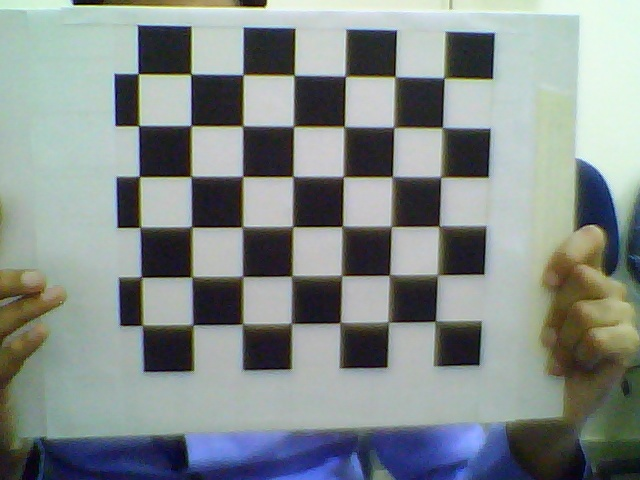
#> input picture RIGHT/right_image_01.jpg, 640 x 480 px, given as the content of the folder RIGHT/right_image_01.jpgRIGHT, which was not available
$ python stereo_calibration.py RIGHT/right_image_01.jpg
#> lines starting #> are read from the running program, lines starting #| are printed output that depends on the picture; long printed decimals are rounded; pictures that were not available may be replaced by others from this repository, and a replacement may not be noted
import numpy as np
import cv2
import glob
import argparse


class StereoCalibration(object):
    def __init__(self, filepath):
        # termination criteria
        self.criteria = (cv2.TERM_CRITERIA_EPS +
                         cv2.TERM_CRITERIA_MAX_ITER, 30, 0.001)
        self.criteria_cal = (cv2.TERM_CRITERIA_EPS +
                             cv2.TERM_CRITERIA_MAX_ITER, 100, 1e-5)

        # prepare object points, like (0,0,0), (1,0,0), (2,0,0) ....,(6,5,0)
        self.objp = np.zeros((7*6, 3), np.float32)
        self.objp[:, :2] = np.mgrid[0:7, 0:6].T.reshape(-1, 2)

        # Arrays to store object points and image points from all the images.
        self.objpoints = []  # 3d point in real world space
        self.imgpoints_l = []  # 2d points in image plane.
        self.imgpoints_r = []  # 2d points in image plane.

        self.cal_path = filepath
        self.read_images(self.cal_path)

    def read_images(self, cal_path):
#> called with cal_path = 'RIGHT/right_image_01.jpg'
        images_right = glob.glob(cal_path + 'RIGHT/*.JPG')
        images_left = glob.glob(cal_path + 'LEFT/*.JPG')
        images_left.sort()
        images_right.sort()

        for i, fname in enumerate(images_right):
            img_l = cv2.imread(images_left[i])
#> img_l is the input picture: shape (480, 640, 3); mean B, G, R 138.8, 140.3, 132.1
            img_r = cv2.imread(images_right[i])

            gray_l = cv2.cvtColor(img_l, cv2.COLOR_BGR2GRAY)
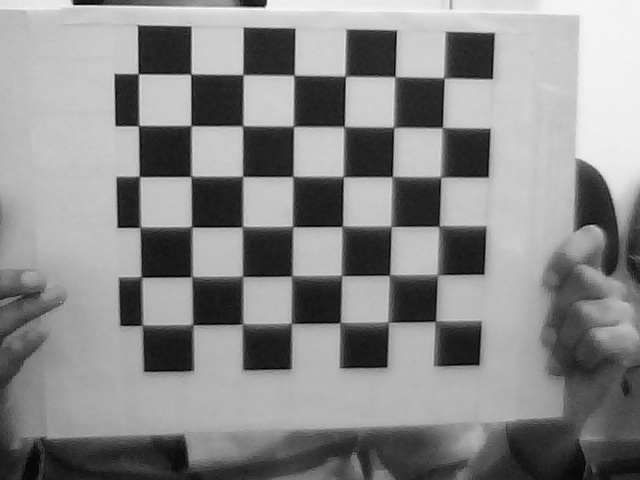
#> gray_l: shape (480, 640); min 0, max 251, mean 137.7
            gray_r = cv2.cvtColor(img_r, cv2.COLOR_BGR2GRAY)

            # Find the chess board corners
            ret_l, corners_l = cv2.findChessboardCorners(gray_l, (7, 6), None)
#> ret_l = True; corners_l = 42 rows, first 8: [434.8, 320.5], [389, 323], [339.9, 321.3], [292, 324.5], [243, 324], [193.6, 324.6], [141.4, 324.5], [436, 273.5]
            ret_r, corners_r = cv2.findChessboardCorners(gray_r, (7, 6), None)
#> ret_r = True; corners_r has the same summary as corners_l

            # If found, add object points, image points (after refining them)
            self.objpoints.append(self.objp)

            if ret_l is True:
                rt = cv2.cornerSubPix(gray_l, corners_l, (11, 11),
                                      (-1, -1), self.criteria)
#> rt = 42 rows, first 8: [435.4, 321.2], [388.4, 322.1], [340.1, 322.6], [291.4, 323.4], [242.5, 323.9], [192.8, 324.7], [142.3, 325.3], [437.6, 274.8]
                self.imgpoints_l.append(corners_l)

                # Draw and display the corners
                ret_l = cv2.drawChessboardCorners(img_l, (7, 6),
                                                  corners_l, ret_l)
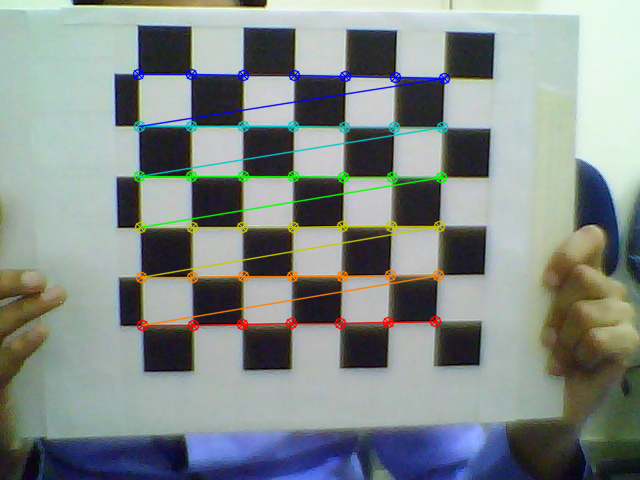
#> ret_l: shape (480, 640, 3); mean B, G, R 138.2, 140.8, 131.9
                cv2.imshow(images_left[i], img_l)
                cv2.waitKey(500)

            if ret_r is True:
                rt = cv2.cornerSubPix(gray_r, corners_r, (11, 11),
                                      (-1, -1), self.criteria)
                self.imgpoints_r.append(corners_r)

                # Draw and display the corners
                ret_r = cv2.drawChessboardCorners(img_r, (7, 6),
                                                  corners_r, ret_r)
                cv2.imshow(images_right[i], img_r)
                cv2.waitKey(500)
            img_shape = gray_l.shape[::-1]
#> img_shape = (640, 480)

        rt, self.M1, self.d1, self.r1, self.t1 = cv2.calibrateCamera(
            self.objpoints, self.imgpoints_l, img_shape, None, None)
#> rt = 0.271; self.M1 = [[1432.6, 0, 496.3], [0, 1524.8, 226.4], [0, 0, 1]]; self.d1 = [[-1.35, 13.04, 0.00217, -0.0996, -77.9]]; self.r1 = ([0.281, 0.44, -3.07],); self.t1 = ([-1.29, 1.91, 30.81],)
        rt, self.M2, self.d2, self.r2, self.t2 = cv2.calibrateCamera(
            self.objpoints, self.imgpoints_r, img_shape, None, None)
#> self.M2 has the same summary as self.M1; self.d2 = [[-1.35, 13.04, 0.00217, -0.0996, -77.9]]; self.r2 = ([0.281, 0.44, -3.07],); self.t2 = ([-1.29, 1.91, 30.81],)

        self.camera_model = self.stereo_calibrate(img_shape)

    def stereo_calibrate(self, dims):
#> called with dims = (640, 480)
        flags = 0
        flags |= cv2.CALIB_FIX_INTRINSIC
        # flags |= cv2.CALIB_FIX_PRINCIPAL_POINT
        flags |= cv2.CALIB_USE_INTRINSIC_GUESS
        flags |= cv2.CALIB_FIX_FOCAL_LENGTH
        # flags |= cv2.CALIB_FIX_ASPECT_RATIO
        flags |= cv2.CALIB_ZERO_TANGENT_DIST
        # flags |= cv2.CALIB_RATIONAL_MODEL
        # flags |= cv2.CALIB_SAME_FOCAL_LENGTH
        # flags |= cv2.CALIB_FIX_K3
        # flags |= cv2.CALIB_FIX_K4
        # flags |= cv2.CALIB_FIX_K5

        stereocalib_criteria = (cv2.TERM_CRITERIA_MAX_ITER +
                                cv2.TERM_CRITERIA_EPS, 100, 1e-5)
        ret, M1, d1, M2, d2, R, T, E, F = cv2.stereoCalibrate(
            self.objpoints, self.imgpoints_l,
            self.imgpoints_r, self.M1, self.d1, self.M2,
            self.d2, dims,
            criteria=stereocalib_criteria, flags=flags)
#> ret = 0.271; M1 has the same summary as self.M1 in read_images; d1 = [[-1.35, 13.04, 0.00217, -0.0996, -77.9]]; M2 has the same summary as self.M1 in read_images; d2 = [[-1.35, 13.04, 0.00217, -0.0996, -77.9]]; R = [[1, 8.3e-14, 9.61e-15], [-8.3e-14, 1, 1.46e-14], [-9.61e-15, -1.46e-14, 1]]; T = [-1.03e-13, -6.77e-13, -7.27e-13]; E = [[-5.38e-26, 7.27e-13, -6.77e-13], [-7.27e-13, -6.19e-26, 1.03e-13], [6.77e-13, -1.03e-13, 5e-27]]; F = [[1.61e-06, -20386003.8, 3.36e+10], [20386003.8, 1.63e-06, -1.43e+10], [-3.36e+10, 1.43e+10, 1]]

        print('Intrinsic_mtx_1', M1)
#| Intrinsic_mtx_1 [[1.43261896e+03 0.00000000e+00 4.96278256e+02]
#|  [0.00000000e+00 1.52476128e+03 2.26369468e+02]
#|  [0.00000000e+00 0.00000000e+00 1.00000000e+00]]
        print('dist_1', d1)
#| dist_1 [[-1.35180984e+00  1.30435547e+01  2.16663539e-03 -9.96474172e-02
#|   -7.78980668e+01]]
        print('Intrinsic_mtx_2', M2)
#| Intrinsic_mtx_2 [[1.43261896e+03 0.00000000e+00 4.96278256e+02]
#|  [0.00000000e+00 1.52476128e+03 2.26369468e+02]
#|  [0.00000000e+00 0.00000000e+00 1.00000000e+00]]
        print('dist_2', d2)
#| dist_2 [[-1.35180984e+00  1.30435547e+01  2.16663539e-03 -9.96474172e-02
#|   -7.78980668e+01]]
        print('R', R)
#| R [[ 1.00000000e+00  8.29786325e-14  9.61353084e-15]
#|  [-8.29786325e-14  1.00000000e+00  1.46276912e-14]
#|  [-9.61353084e-15 -1.46276912e-14  1.00000000e+00]]
        print('T', T)
#| T [[-1.03023795e-13]
#|  [-6.77051159e-13]
#|  [-7.27309637e-13]]
        print('E', E)
#| E [[-5.38423069e-26  7.27309637e-13 -6.77051159e-13]
#|  [-7.27309637e-13 -6.18581593e-26  1.03023795e-13]
#|  [ 6.77051159e-13 -1.03023795e-13  5.00185193e-27]]
        print('F', F)
#| F [[ 1.60622942e-06 -2.03860038e+07  3.35506091e+10]
#|  [ 2.03860038e+07  1.62906567e-06 -1.42540873e+10]
#|  [-3.35506091e+10  1.42540873e+10  1.00000000e+00]]

        # [6 lines of commented-out code are left out]

        print('')
        np.savez('D:/Images/Scalib.npz', M1=M1, M2=M2, dist1=d1, dist2=d2,rvecs1=self.r1,rvecs2=self.r2,R=R,T=T,E=E,F=F)

        camera_model = dict([('M1', M1), ('M2', M2), ('dist1', d1),
                            ('dist2', d2), ('rvecs1', self.r1),
                            ('rvecs2', self.r2), ('R', R), ('T', T),
                            ('E', E), ('F', F)])
#> camera_model = 10 items

        cv2.destroyAllWindows()
        return camera_model

if __name__ == '__main__':
    parser = argparse.ArgumentParser()
    parser.add_argument('filepath', help='String Filepath')
    args = parser.parse_args()
    cal_data = StereoCalibration(args.filepath)

$ run again, on RIGHT/right_image_05.jpg
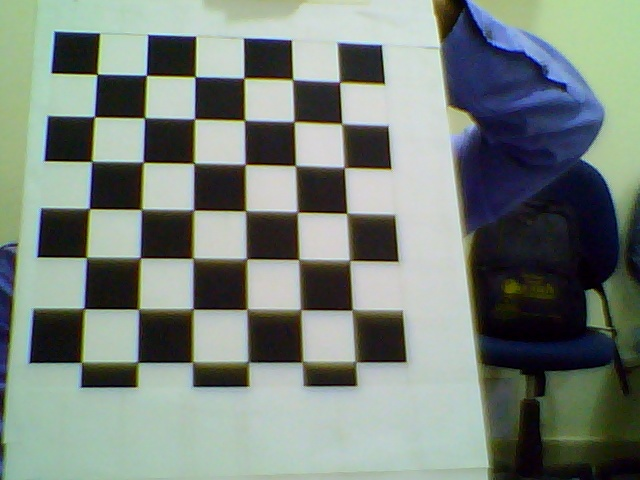
#> input picture RIGHT/right_image_05.jpg, 640 x 480 px, given as the content of the folder RIGHT/right_image_05.jpgRIGHT, which was not available
#> in read_images, img_l is the input picture: shape (480, 640, 3); mean B, G, R 123.8, 131.2, 120.7
#> in read_images, `gray_l = cv2.cvtColor(img_l, cv2.COLOR_BGR2GRAY)`:
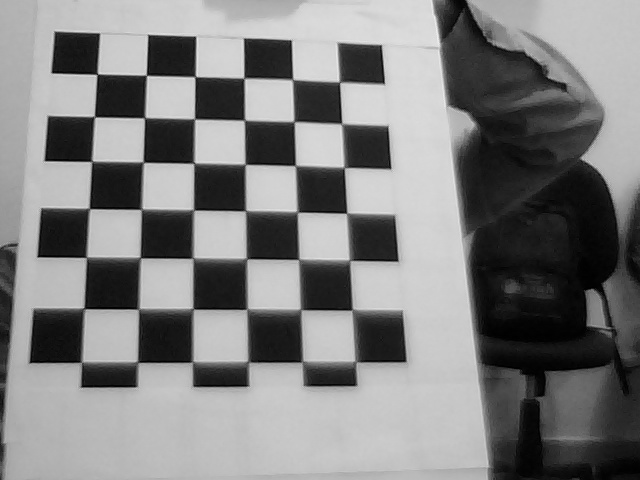
#> gray_l: shape (480, 640); min 0, max 240, mean 127.2
#> in read_images, `ret_l, corners_l = cv2.findChessboardCorners(gray_l, (7, 6), None)`: ret_l = True; corners_l = 42 rows, first 8: [338.4, 80.96], [340.7, 124.5], [343.3, 165.9], [346.9, 212.3], [348.4, 259], [353, 310], [356.5, 364.5], [290.7, 80.51]
#> ret_r = True; corners_r has the same summary as corners_l
#> in read_images, `rt = cv2.cornerSubPix(gray_l, corners_l, (11, 11), (-1, -1), self.crit..`: rt = 42 rows, first 8: [339.5, 81.99], [341.7, 123.7], [344.2, 167.4], [346.8, 213.2], [349.7, 260.4], [352.1, 309.9], [355.5, 361.9], [292.5, 79.5]
#> in read_images, `ret_l = cv2.drawChessboardCorners(img_l, (7, 6), corners_l, ret_l)`:
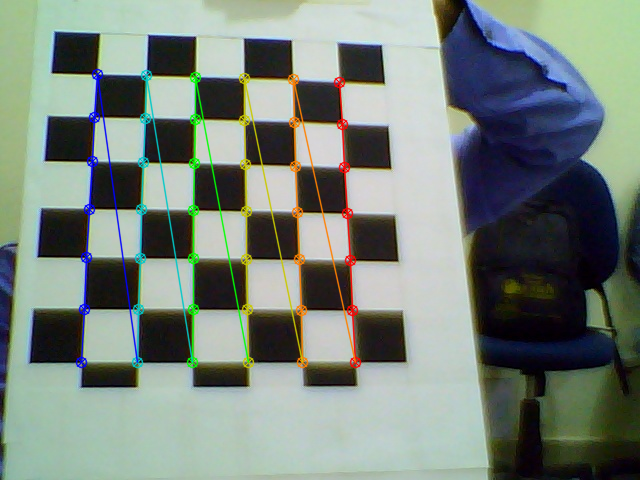
#> ret_l: shape (480, 640, 3); mean B, G, R 123.2, 131.5, 120.5
#> in read_images, `rt, self.M1, self.d1, self.r1, self.t1 = cv2.calibrateCamera( self.obj..`: rt = 0.29; self.M1 = [[1159.2, 0, 348.5], [0, 1165.3, 232.7], [0, 0, 1]]; self.d1 = [[0.329, -15.87, 0.0353, -0.00543, 128.9]]; self.r1 = ([-0.463, 0.166, 1.53],); self.t1 = ([-0.186, -3.15, 24.04],)
#> self.M2 has the same summary as self.M1; self.d2 = [[0.329, -15.87, 0.0353, -0.00543, 128.9]]; self.r2 = ([-0.463, 0.166, 1.53],); self.t2 = ([-0.186, -3.15, 24.04],)
#> ret = 0.29; M1 has the same summary as self.M1 in read_images; d1 = [[0.329, -15.87, 0.0353, -0.00543, 128.9]]; M2 has the same summary as self.M1 in read_images; R = [[1, -5.58e-14, 2.47e-14], [5.58e-14, 1, 2.05e-14], [-2.47e-14, -2.05e-14, 1]]; T = [5.36e-13, 4.25e-13, -2.58e-12]; E = [[1.33e-25, 2.58e-12, 4.25e-13], [-2.58e-12, 1.55e-25, -5.36e-13], [-4.25e-13, 5.36e-13, 4.62e-28]]; F = [[4.78e-05, 918546158.1, -3.72e+10], [-918546158.1, 5.49e-05, 9.87e+10], [3.72e+10, -9.87e+10, 1]]
#| Intrinsic_mtx_1 [[1.15917775e+03 0.00000000e+00 3.48496660e+02]
#|  [0.00000000e+00 1.16531137e+03 2.32749685e+02]
#|  [0.00000000e+00 0.00000000e+00 1.00000000e+00]]
#| dist_1 [[ 3.29182360e-01 -1.58688962e+01  3.53372921e-02 -5.42796948e-03
#|    1.28859212e+02]]
#| Intrinsic_mtx_2 [[1.15917775e+03 0.00000000e+00 3.48496660e+02]
#|  [0.00000000e+00 1.16531137e+03 2.32749685e+02]
#|  [0.00000000e+00 0.00000000e+00 1.00000000e+00]]
#| dist_2 [[ 3.29182360e-01 -1.58688962e+01  3.53372921e-02 -5.42796948e-03
#|    1.28859212e+02]]
#| R [[ 1.00000000e+00 -5.58125326e-14  2.47454970e-14]
#|  [ 5.58125326e-14  1.00000000e+00  2.05041806e-14]
#|  [-2.47454970e-14 -2.05041806e-14  1.00000000e+00]]
#| T [[ 5.35625060e-13]
#|  [ 4.25136635e-13]
#|  [-2.57619849e-12]]
#| E [[ 1.33263945e-25  2.57619849e-12  4.25136635e-13]
#|  [-2.57619849e-12  1.54766715e-25 -5.35625060e-13]
#|  [-4.25136635e-13  5.35625060e-13  4.62335619e-28]]
#| F [[ 4.77668140e-05  9.18546158e+08 -3.71500597e+10]
#|  [-9.18546158e+08  5.48917759e-05  9.87332222e+10]
#|  [ 3.71500597e+10 -9.87332222e+10  1.00000000e+00]]
#> camera_model = 10 items

$ run again, on RIGHT/right_image_06.jpg
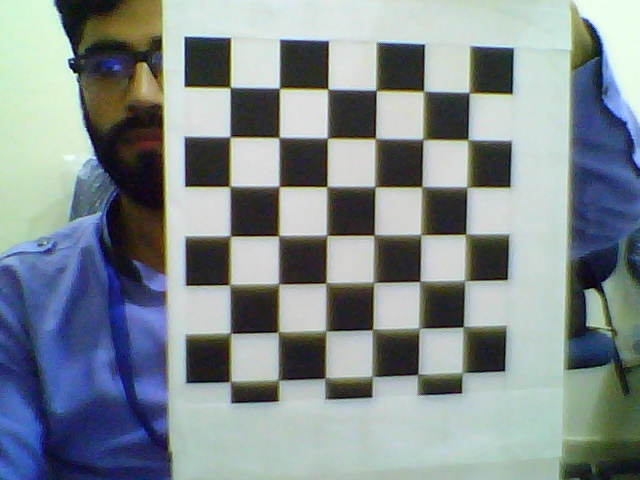
#> input picture RIGHT/right_image_06.jpg, 640 x 480 px, given as the content of the folder RIGHT/right_image_06.jpgRIGHT, which was not available
#> in read_images, img_l is the input picture: shape (480, 640, 3); mean B, G, R 143.8, 141.1, 130.5
#> in read_images, `gray_l = cv2.cvtColor(img_l, cv2.COLOR_BGR2GRAY)`:
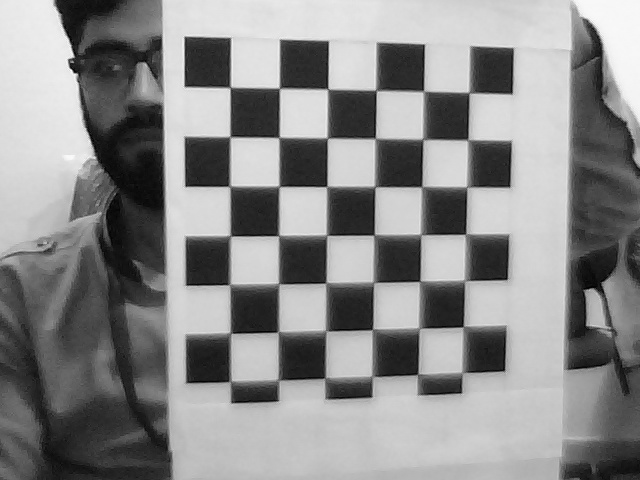
#> gray_l: shape (480, 640); min 0, max 251, mean 138.2
#> in read_images, `ret_l, corners_l = cv2.findChessboardCorners(gray_l, (7, 6), None)`: ret_l = True; corners_l = 42 rows, first 8: [468.5, 92.49], [466.6, 139.9], [466.2, 187], [465.4, 234.1], [464.5, 279.3], [463.2, 326.5], [461.4, 372.4], [423.1, 90.99]
#> ret_r = True; corners_r has the same summary as corners_l
#> in read_images, `rt = cv2.cornerSubPix(gray_l, corners_l, (11, 11), (-1, -1), self.crit..`: rt = 42 rows, first 8: [469.2, 92.58], [468, 139.7], [467.1, 186.9], [465.7, 234.2], [464.9, 280.6], [463.3, 326.7], [462.6, 372.6], [423.6, 91.24]
#> in read_images, `ret_l = cv2.drawChessboardCorners(img_l, (7, 6), corners_l, ret_l)`:
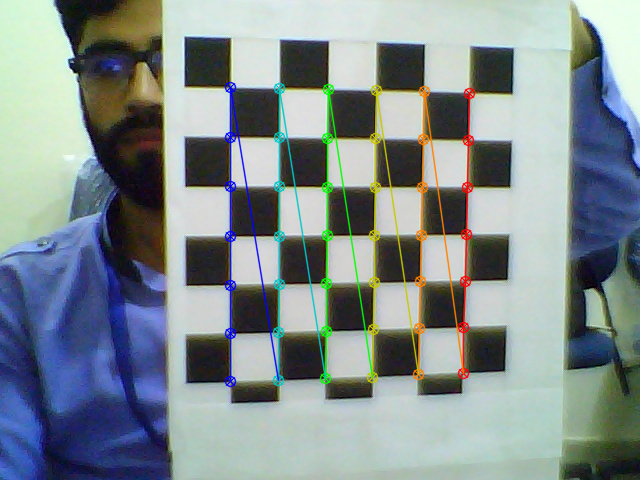
#> ret_l: shape (480, 640, 3); mean B, G, R 142.9, 141.2, 130
#> in read_images, `rt, self.M1, self.d1, self.r1, self.t1 = cv2.calibrateCamera( self.obj..`: rt = 0.362; self.M1 = [[750.4, 0, 289.1], [0, 747.7, 239.7], [0, 0, 1]]; self.d1 = [[0.335, -9.02, 0.0125, 0.0131, 54.23]]; self.r1 = ([-0.0486, -0.203, 1.56],); self.t1 = ([3.75, -3.11, 15.69],)
#> self.M2 = [[750.4, 0, 289.1], [0, 747.7, 239.7], [0, 0, 1]]; self.d2 = [[0.335, -9.02, 0.0125, 0.0131, 54.23]]; self.r2 = ([-0.0486, -0.203, 1.56],); self.t2 = ([3.75, -3.11, 15.69],)
#> ret = 0.362; M1 = [[750.4, 0, 289.1], [0, 747.7, 239.7], [0, 0, 1]]; d1 = [[0.335, -9.02, 0.0125, 0.0131, 54.23]]; M2 = [[750.4, 0, 289.1], [0, 747.7, 239.7], [0, 0, 1]]; d2 = [[0.335, -9.02, 0.0125, 0.0131, 54.23]]; R = [[1, 2e-13, -8.11e-15], [-2e-13, 1, -4.61e-15], [8.11e-15, 4.61e-15, 1]]; T = [-1.45e-13, -9.34e-14, -1.93e-13]; E = [[-3.94e-26, 1.93e-13, -9.34e-14], [-1.93e-13, -3.8e-26, 1.45e-13], [9.34e-14, -1.45e-13, -8.82e-29]]; F = [[2.58e-06, -12683483.8, 7.63e+09], [12683483.8, 2.5e-06, -1.08e+10], [-7.63e+09, 1.08e+10, 1]]
#| Intrinsic_mtx_1 [[750.437   0.         289.138]
#|  [  0.         747.702 239.728]
#|  [  0.           0.           1.        ]]
#| dist_1 [[ 3.34898248e-01 -9.02135590e+00  1.24849200e-02  1.31065429e-02
#|    5.42289598e+01]]
#| Intrinsic_mtx_2 [[750.437   0.         289.138]
#|  [  0.         747.702 239.728]
#|  [  0.           0.           1.        ]]
#| dist_2 [[ 3.34898248e-01 -9.02135590e+00  1.24849200e-02  1.31065429e-02
#|    5.42289598e+01]]
#| R [[ 1.00000000e+00  2.00173308e-13 -8.11052180e-15]
#|  [-2.00173308e-13  1.00000000e+00 -4.60633648e-15]
#|  [ 8.11052180e-15  4.60633648e-15  1.00000000e+00]]
#| T [[-1.45350694e-13]
#|  [-9.34257315e-14]
#|  [-1.92946078e-13]]
#| E [[-3.93803861e-26  1.92946078e-13 -9.34257315e-14]
#|  [-1.92946078e-13 -3.79531205e-26  1.45350694e-13]
#|  [ 9.34257315e-14 -1.45350694e-13 -8.81972276e-29]]
#| F [[ 2.57927270e-06 -1.26834838e+07  7.63254468e+09]
#|  [ 1.26834838e+07  2.50400620e-06 -1.08375180e+10]
#|  [-7.63254468e+09  1.08375180e+10  1.00000000e+00]]
#> camera_model = 10 items

$ run again, on RIGHT/right_image_07.jpg
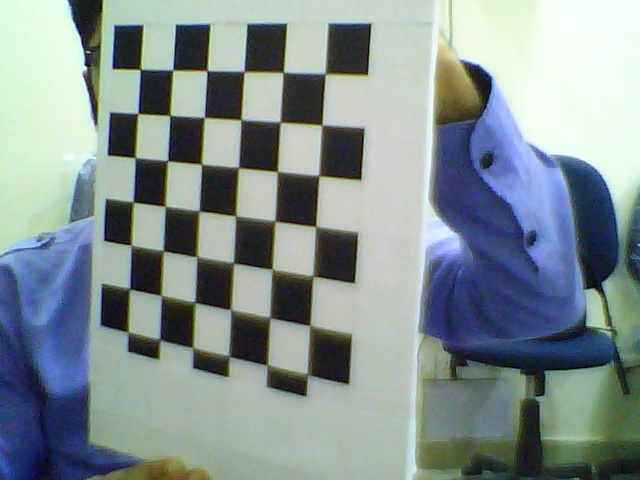
#> input picture RIGHT/right_image_07.jpg, 640 x 480 px, given as the content of the folder RIGHT/right_image_07.jpgRIGHT, which was not available
#> in read_images, img_l is the input picture: shape (480, 640, 3); mean B, G, R 146.2, 145.5, 132.3
#> in read_images, `gray_l = cv2.cvtColor(img_l, cv2.COLOR_BGR2GRAY)`:
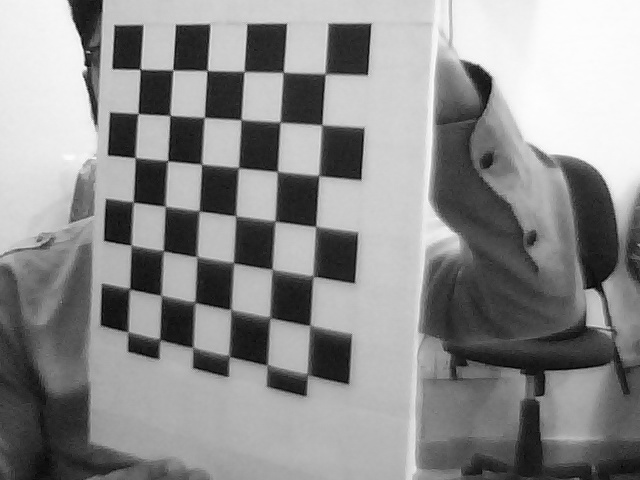
#> gray_l: shape (480, 640); min 0, max 254, mean 141.6
#> in read_images, `ret_l, corners_l = cv2.findChessboardCorners(gray_l, (7, 6), None)`: ret_l = True; corners_l = 42 rows, first 8: [325.3, 74.82], [321.5, 124.5], [317.6, 174.7], [316, 226.5], [313, 276.5], [309.5, 324.6], [306.8, 372.9], [283.6, 71.53]
#> ret_r = True; corners_r has the same summary as corners_l
#> in read_images, `rt = cv2.cornerSubPix(gray_l, corners_l, (11, 11), (-1, -1), self.crit..`: rt = 42 rows, first 8: [325.1, 73.77], [321.8, 124.9], [318.9, 175.6], [315.6, 226.4], [313.1, 276.2], [309.8, 325.5], [307.5, 374.5], [283.2, 72.27]
#> in read_images, `ret_l = cv2.drawChessboardCorners(img_l, (7, 6), corners_l, ret_l)`:
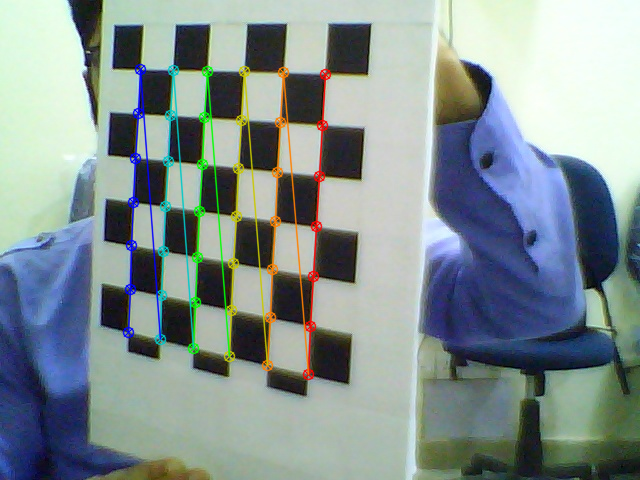
#> ret_l: shape (480, 640, 3); mean B, G, R 145.6, 145.9, 132.3
#> in read_images, `rt, self.M1, self.d1, self.r1, self.t1 = cv2.calibrateCamera( self.obj..`: rt = 0.401; self.M1 = [[2695.2, 0, 314.2], [0, 1507.2, 218], [0, 0, 1]]; self.d1 = [[-1.57, 145.3, -0.00815, 0.0149, -5819.9]]; self.r1 = ([0.913, 0.796, 1.48],); self.t1 = ([0.113, -2.82, 29.29],)
#> self.M2 = [[2695.2, 0, 314.2], [0, 1507.2, 218], [0, 0, 1]]; self.d2 = [[-1.57, 145.3, -0.00815, 0.0149, -5819.9]]; self.r2 = ([0.913, 0.796, 1.48],); self.t2 = ([0.113, -2.82, 29.29],)
#> ret = 0.401; M1 = [[2695.2, 0, 314.2], [0, 1507.2, 218], [0, 0, 1]]; d1 = [[-1.57, 145.3, -0.00815, 0.0149, -5819.9]]; M2 = [[2695.2, 0, 314.2], [0, 1507.2, 218], [0, 0, 1]]; d2 = [[-1.57, 145.3, -0.00815, 0.0149, -5819.9]]; R = [[1, 1.68e-15, -1.31e-15], [-1.68e-15, 1, 9.24e-16], [1.31e-15, -9.24e-16, 1]]; T = [3.32e-14, -3.38e-14, 1.91e-13]; E = [[2.77e-28, -1.91e-13, -3.38e-14], [1.91e-13, 3.52e-28, -3.32e-14], [3.38e-14, 3.32e-14, -1.35e-29]]; F = [[7.56e-07, -932882291.1, -4.51e+10], [932882291.1, 3.07e-06, -7.29e+11], [4.51e+10, 7.29e+11, 1]]
#| Intrinsic_mtx_1 [[2.69517868e+03 0.00000000e+00 3.14228097e+02]
#|  [0.00000000e+00 1.50721834e+03 2.18007902e+02]
#|  [0.00000000e+00 0.00000000e+00 1.00000000e+00]]
#| dist_1 [[-1.57167008e+00  1.45330948e+02 -8.15421557e-03  1.49314671e-02
#|   -5.81990574e+03]]
#| Intrinsic_mtx_2 [[2.69517868e+03 0.00000000e+00 3.14228097e+02]
#|  [0.00000000e+00 1.50721834e+03 2.18007902e+02]
#|  [0.00000000e+00 0.00000000e+00 1.00000000e+00]]
#| dist_2 [[-1.57167008e+00  1.45330948e+02 -8.15421557e-03  1.49314671e-02
#|   -5.81990574e+03]]
#| R [[ 1.00000000e+00  1.68083475e-15 -1.30700465e-15]
#|  [-1.68083475e-15  1.00000000e+00  9.24465794e-16]
#|  [ 1.30700465e-15 -9.24465794e-16  1.00000000e+00]]
#| T [[ 3.31955090e-14]
#|  [-3.38065892e-14]
#|  [ 1.91324677e-13]]
#| E [[ 2.77399796e-28 -1.91324677e-13 -3.38065892e-14]
#|  [ 1.91324677e-13  3.52273278e-28 -3.31955090e-14]
#|  [ 3.38065892e-14  3.31955090e-14 -1.34972568e-29]]
#| F [[ 7.56398403e-07 -9.32882291e+08 -4.50710766e+10]
#|  [ 9.32882291e+08  3.07147478e-06 -7.29375085e+11]
#|  [ 4.50710766e+10  7.29375085e+11  1.00000000e+00]]
#> camera_model = 10 items
